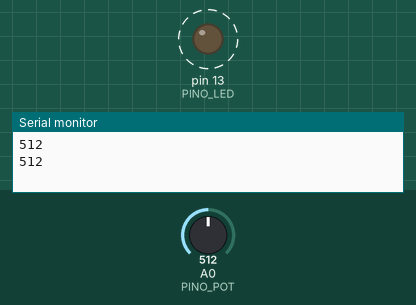
The sketch below on a simulated Arduino Uno, built with avr-gcc and run on an emulated ATmega328P. On the bench: output pins drawn as LEDs (lit = HIGH), the last lines printed to the serial monitor. Dashed ring = blinking. Inputs (shaded band) come from the test bench; at power-on: A0 (PINO_POT) = 512.

Above: at 1.8 s.
1.9 s: A0 (PINO_POT) set to 306
At 2.2 s:
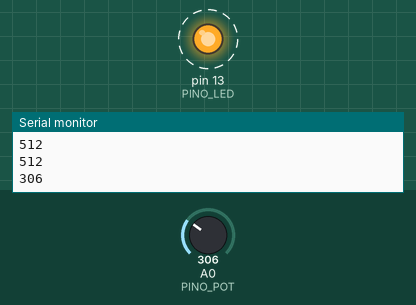
5.4 s: A0 (PINO_POT) set to 122
At 5.56 s:
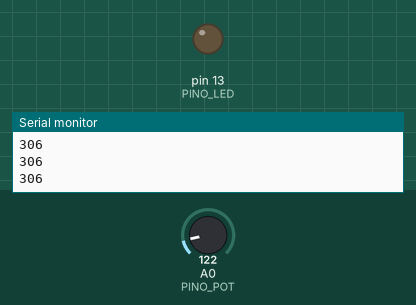
Timing chart, 0 to 14.9 s (numbered marks = the images above; inputs shaded):
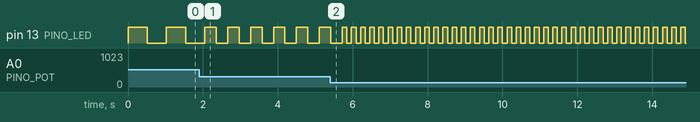

The sketch:

Projeto_1.ino
```cpp
// Define o nome dos pinos
#define PINO_LED    13     // pino digital
#define PINO_POT    0      // pino analogico

int valor_pot;

void setup()
{
    // prepara uma comunicação serial
    Serial.begin(9600);
	pinMode(PINO_LED, OUTPUT);
}

void loop()
{
    // retorna um valor entre 0 e 1023
    valor_pot = analogRead(PINO_POT);
    // manda p/ USB (ver com Monitor Serial)
    Serial.println(valor_pot);

	digitalWrite(PINO_LED, HIGH);
	delay(valor_pot);
	digitalWrite(PINO_LED, LOW);
	delay(valor_pot);
}
```

Measured:
- after the input at 1.9 s, pin 13 (PINO_LED): alternates HIGH for 0.31 s and LOW for 0.31 s, starting after 0.46 s
- by itself, pin 13 (PINO_LED): alternates HIGH for 0.51 s and LOW for 0.51 s
